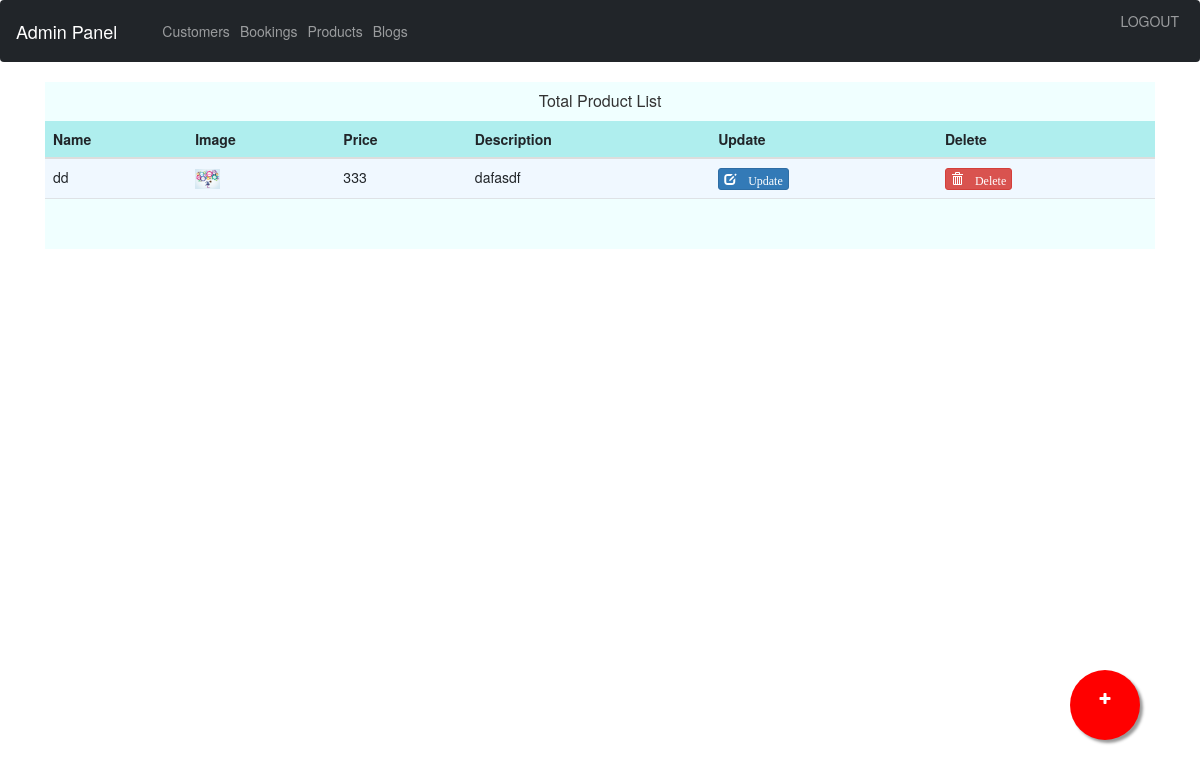
Screenshot of /admin-products (signed in) with the database file from the repository.
### Product/models.py (models this page shows, shortened)
class Product(models.Model):
    name=models.CharField(max_length=40)
    product_image= models.ImageField(upload_to='product_image/',null=True,blank=True)
    price = models.PositiveIntegerField()
    description=models.CharField(max_length=40)
    class Meta:
        db_table='product_tbl'

### Product/views.py (the view)
# urls.py: path('admin-products', views.admin_products_view,name='admin-products'),
@login_required(login_url='admin')
def admin_products_view(request):
    products=models.Product.objects.all()
    paginator = Paginator(products, 4)
    page = request.GET.get('page')
    paged_product = paginator.get_page(page)
    data = {
        'products': paged_product,
    }
    return render(request,'adminControl/admin_product.html',data)

### templates/adminControl/admin_product.html (shortened to what this page needs)
{% extends 'admin_base.html' %}
{% load static %}
{% block content %}
<head>
  <link href="//netdna.bootstrapcdn.com/bootstrap/3.0.0/css/bootstrap.min.css" rel="stylesheet" id="bootstrap-css">
</head>
<div class="container">
  <div class=""  style="background-color: azure;">
    <div class="panel-heading">
      <h6 class="panel-title">Total Product List</h6>
    </div>
    <table class="table table-hover" id="dev-table">
      <thead>
        <tr style="background-color: paleturquoise;">
          <th>Name</th>
          <th>Image</th>
          <th>Price</th>
          <th>Description</th>
          <th>Update</th>
          <th>Delete</th>
        </tr>
      </thead>
      {% for f in products %}
      {% if f %}
      <tr style="background-color: aliceblue;">
        <td>{{f.name}}</td>
        <td><img style="height: 20px; width:auto;" src="{{f.product_image.url}}" alt=""></td>
        <td>{{f.price}}</td>
        <td>{{f.description}}</td>
        <td><a class="btn btn-primary btn-xs" href="{% url 'update-product' f.id  %}"><span class="glyphicon glyphicon-edit"> Update</span></a></td>
        <td><a class="btn btn-danger btn-xs" href="{% url 'delete-product' f.id  %}"><span class="glyphicon glyphicon-trash"> Delete</span></a></td>
      </tr>
      {% else %}
      <br><br><br>
      <h1>no products</h1>
      {% endif %}
      {% endfor %}
    </table>
    <nav aria-label="..." class="container pt-5">
  </nav>
  </div>
</div>
<a href="/addproduct" class="float">
<i class="fa fa-plus my-float"></i>
</a>
{% endblock content %}

### templates/adminControl/admin_product.html (style rules this page uses)
a:link { text-decoration: none; }
h6 { text-align: center; }
.float { position:fixed; width:70px; height:70px; bottom:60px; right:60px; background-color:red; color:#FFF; border-radius:50px; text-align:center; box-shadow: 3px 3px 3px #999; }
.my-float { margin-top:22px; }

### rows the page displays
Product: name "dd", product_image (picture), price "333", description "dafasdf"
